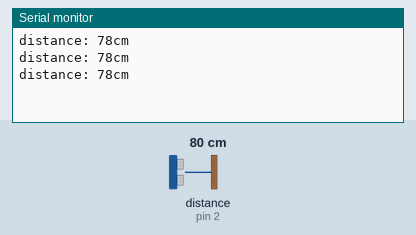
This sketch was run on a simulated Arduino Uno, built with avr-gcc and run on an emulated ATmega328P. Parts: the last lines printed to the serial monitor. Wiring (inferred from the names in the program): ultrasonic range finder: trigger pin 3; echo pin 2. The inputs (shaded band) are chosen by the test bench; at power-on: distance to the obstacle (sensor on pin 2) 80 cm. The echo pulse lasts 58.3 µs per cm.

Above: at 1.3 s.
1.4 s: distance to the obstacle (sensor on pin 2) set to 2 cm
At 1.9 s:
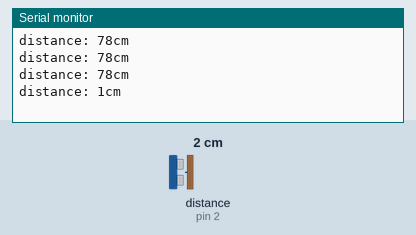
2.9 s: distance to the obstacle (sensor on pin 2) set to 4 cm
At 3.4 s:
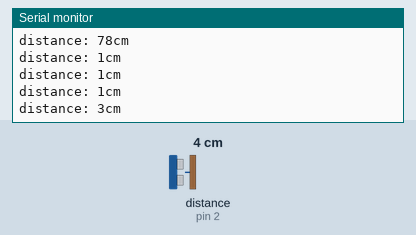
Timing chart, 0 to 5.9 s (numbered marks = the images above; inputs shaded):
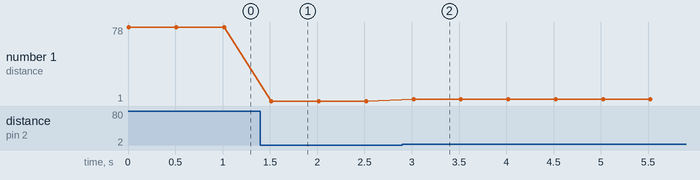

The sketch:

3_ultrasonic_30602.ino
```cpp
int trigPin=3;
int echoPin=2;
int rPin = 11;
int gPin = 10;
int bPin = 9;
void setup() {
  Serial.begin(9600);
  pinMode(2, INPUT);
  pinMode(3, OUTPUT);
}

void loop() {
  long duration, distance;
  digitalWrite(trigPin, HIGH);
  delayMicroseconds(10);
  digitalWrite(trigPin, LOW);
  duration = pulseIn(echoPin, HIGH);
  distance = ((float)(340*duration)/10000)/2;
  Serial.print("distance: ");
  Serial.print(distance);
  Serial.println("cm");
  if(distance<=10) {
    digitalWrite(rPin, HIGH);
    digitalWrite(gPin, LOW);
    digitalWrite(bPin, LOW);
  }
  else if(distance<20) {
    digitalWrite(rPin, LOW);
    digitalWrite(gPin, LOW);
    digitalWrite(bPin, HIGH);
  }
  else {
    digitalWrite(rPin, LOW);
    digitalWrite(gPin, HIGH);
    digitalWrite(bPin, LOW);
  }
  delay(500);
}
```

Measured:
- after the input at 1.4 s, the serial monitor: prints a new line after 0.12 s (image 1)
- after the input at 2.9 s, the serial monitor: prints a new line after 0.12 s (image 2)
- plotted number 1: 78 → 1 after the input at 1.4 s, 1 → 3 after the input at 2.9 s
